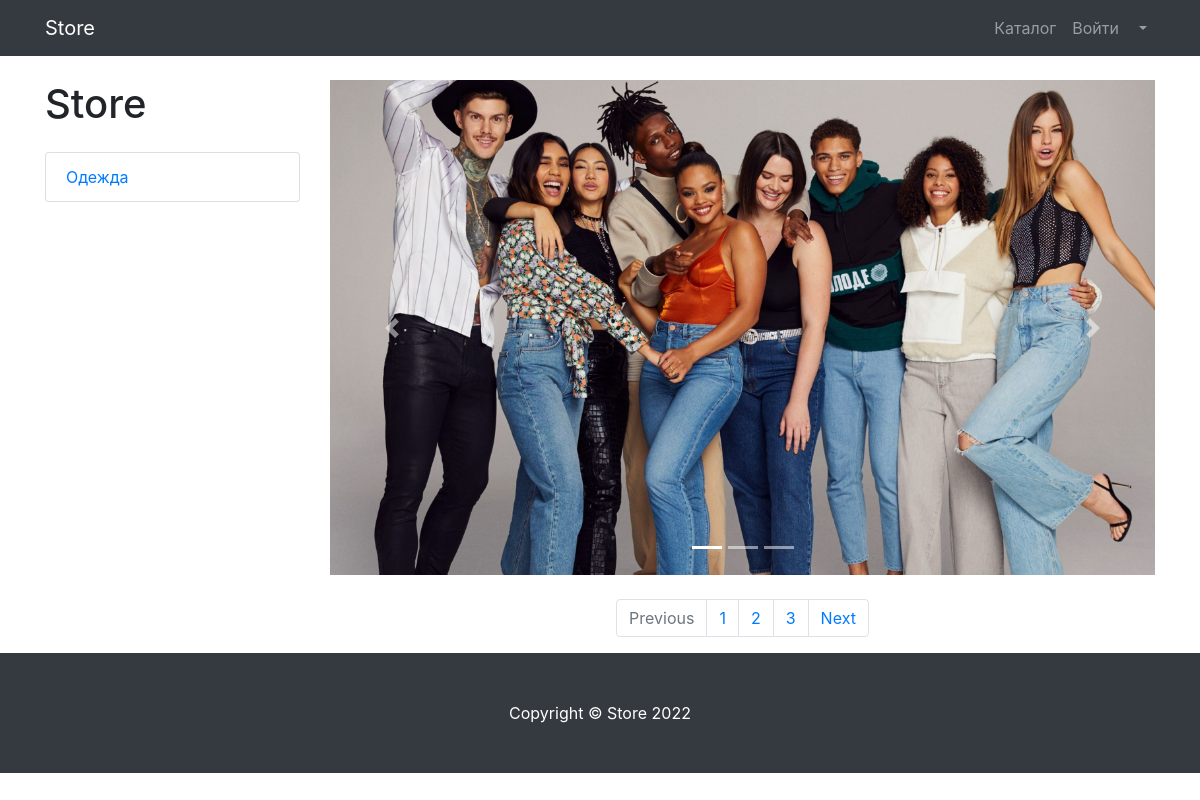
Before: /products/ with the older database file.
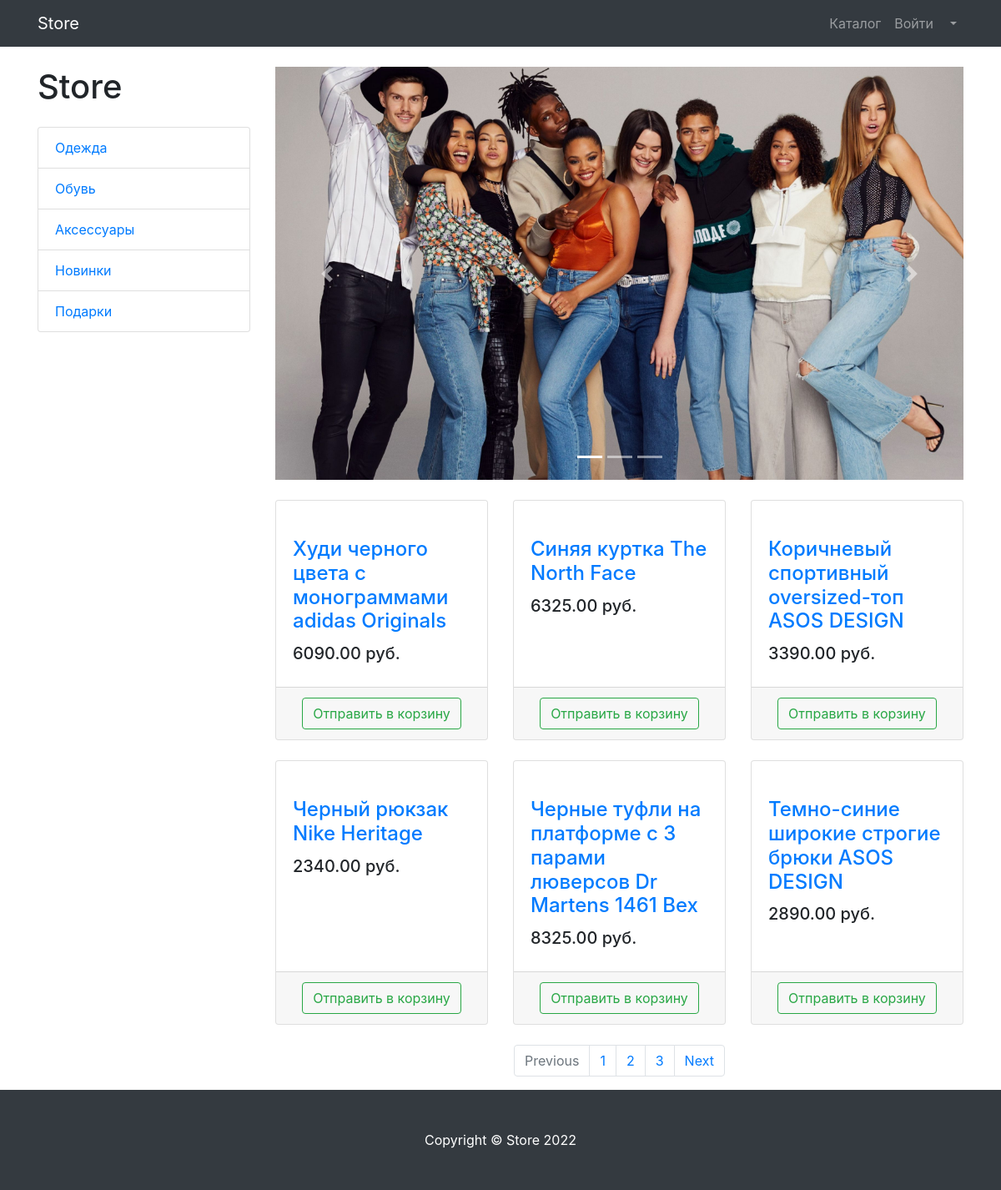
After: the same page with the newer database file.
### products/models.py (models this page shows, shortened)
class ProductCategory(models.Model):
    name = models.CharField(max_length=128, unique=True)
    description = models.TextField(null=True, blank=True)

class Product(models.Model):
    name = models.CharField(max_length=256)
    description = models.TextField()
    price = models.DecimalField(max_digits=6, decimal_places=2)
    quantity = models.PositiveIntegerField(default=0)
    image = models.ImageField(upload_to='products_images')
    category = models.ForeignKey(to=ProductCategory, on_delete=models.CASCADE)

### products/views.py (the view)
# urls.py: path('products/', products, name='products'),
def products(request):
    context = {
        'title': 'Store - Каталог',
        'products': Product.objects.all(),
        'categories': ProductCategory.objects.all(),
    }
    return render(request, 'products/products.html', context)

### products/templates/products/products.html (shortened to what this page needs)
{% extends 'products/base.html' %}
{% load static %}
{% block css %}
<link href="{% static 'vendor/css/products.css' %}" rel="stylesheet">
{% endblock %}
{% block content %}
<div class="container">
    <div class="row">
        <div class="col-lg-3">
            <h1 class="my-4">Store</h1>
            <div class="list-group">
                {% for category in categories %}
                    <a href="#" class="list-group-item">{{ category.name }}</a>
                {% endfor %}
            </div>
        </div>
        <div class="col-lg-9">
            <div id="carouselExampleIndicators" class="carousel slide my-4" data-ride="carousel">
                <ol class="carousel-indicators">
                    <li data-target="#carouselExampleIndicators" data-slide-to="0" class="active"></li>
                    <li data-target="#carouselExampleIndicators" data-slide-to="1"></li>
                    <li data-target="#carouselExampleIndicators" data-slide-to="2"></li>
                </ol>
                <div class="carousel-inner" role="listbox">
                    <div class="carousel-item active">
                        <img class="d-block img-fluid" src="{% static 'vendor/img/slides/slide-1.jpg' %}" alt="First slide">
                    </div>
                </div>
                <a class="carousel-control-prev" href="#carouselExampleIndicators" role="button" data-slide="prev">
                    <span class="carousel-control-prev-icon" aria-hidden="true"></span>
                </a>
                <a class="carousel-control-next" href="#carouselExampleIndicators" role="button" data-slide="next">
                    <span class="carousel-control-next-icon" aria-hidden="true"></span>
                </a>
            </div>
            <div class="row">
                {% for product in products %}
                <div class="col-lg-4 col-md-6 mb-4">
                    <div class="card h-100">
                        <a href="#">
                        </a>
                        <div class="card-body">
                            <h4 class="card-title">
                                <a href="#">{{ product.name }}</a>
                            </h4>
                            <h5>{{ product.price }} руб.</h5>
                        </div>
                        <div class="card-footer text-center">
                            <button type="button" class="btn btn-outline-success">Отправить в корзину</button>
                        </div>
                    </div>
                </div>
                {% endfor %}
            </div>
            <nav aria-label="Page navigation example">
                <ul class="pagination justify-content-center">
                    <li class="page-item disabled">
                        <a class="page-link" href="#" tabindex="-1" aria-disabled="true">Previous</a>
                    </li>
                    <li class="page-item"><a class="page-link" href="#">1</a></li>
                    <li class="page-item"><a class="page-link" href="#">2</a></li>
                    <li class="page-item"><a class="page-link" href="#">3</a></li>
                    <li class="page-item">
                        <a class="page-link" href="#">Next</a>
                    </li>
                </ul>
            </nav>
        </div>
    </div>
</div>
{% endblock %}
{% block footer %}
<footer class="py-5 bg-dark">
    <div class="container">
        <p class="m-0 text-center text-white">Copyright &copy; Store 2022</p>
    </div>
</footer>
{% endblock %}

### products/templates/products/base.html (shortened to what this page needs)
{% load static %}
<!DOCTYPE html>
<html lang="en">
<head>
    <link href="{% static 'vendor/bootstrap/css/bootstrap.min.css' %}" rel="stylesheet">
    {% block css %} {% endblock %}
</head>
<body>
<nav class="navbar navbar-expand-lg navbar-dark bg-dark fixed-top">
    <div class="container">
        <a class="navbar-brand" href="{% url 'index' %}">Store</a>
        <div class="collapse navbar-collapse" id="navbarResponsive">
            <ul class="navbar-nav ml-auto">
                <li class="nav-item">
                    <a class="nav-link" href="{% url 'products' %}">Каталог  </a>
                </li>
                <li class="nav-item">
                    <a class="nav-link" href="users/login.html">Войти </a>
                </li>
                <li class="nav-item dropdown">
                    <a class="nav-link dropdown-toggle" href="#" id="navbarDropdown" role="button"
                       data-bs-toggle="dropdown" aria-expanded="false">
                    </a>
                </li>
            </ul>
        </div>
    </div>
</nav>
{% block content %} {% endblock %}
{% block footer %} {% endblock %}
</body>
</html>

Changed rows visible on the page:
added ProductCategory: name "Обувь"
added ProductCategory: name "Аксессуары"
added ProductCategory: name "Новинки"
added ProductCategory: name "Подарки"
added Product: name "Худи черного цвета с монограммами adidas Originals", price "6090.00"
added Product: name "Синяя куртка The North Face", price "6325.00"
added Product: name "Коричневый спортивный oversized-топ ASOS DESIGN", price "3390.00"
added Product: name "Черный рюкзак Nike Heritage", price "2340.00"
added Product: name "Черные туфли на платформе с 3 парами люверсов Dr Martens 1461 Bex", price "8325.00"
added Product: name "Темно-синие широкие строгие брюки ASOS DESIGN", price "2890.00"
